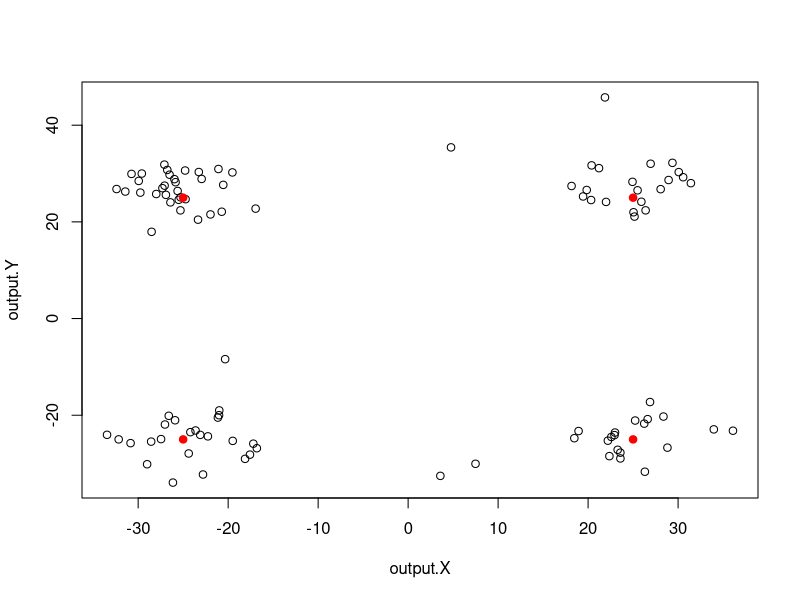
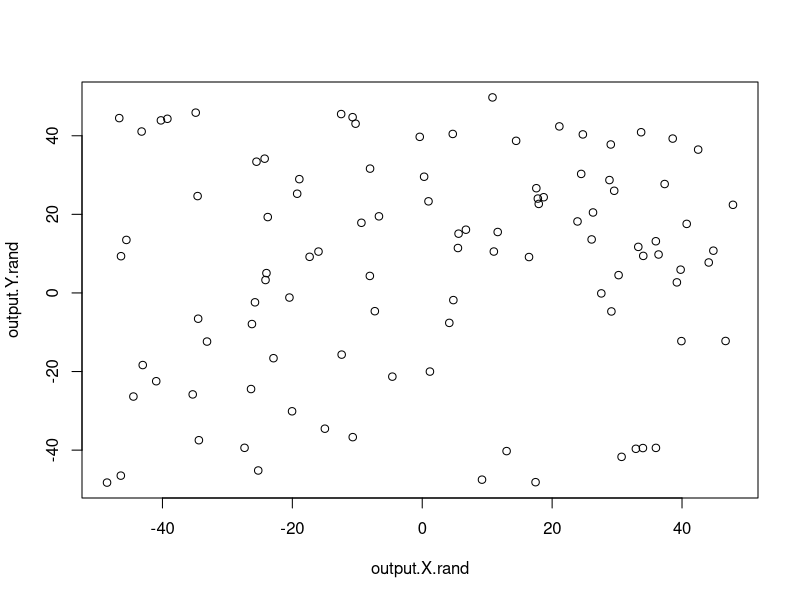
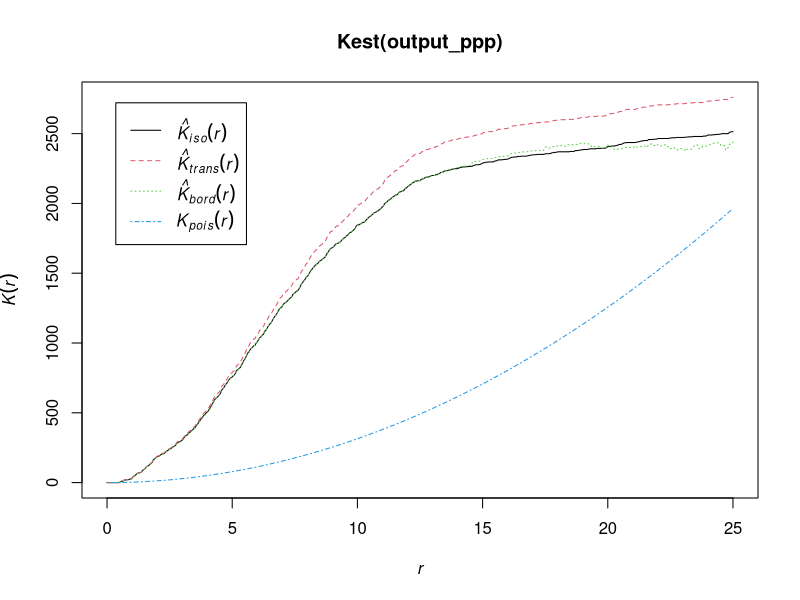
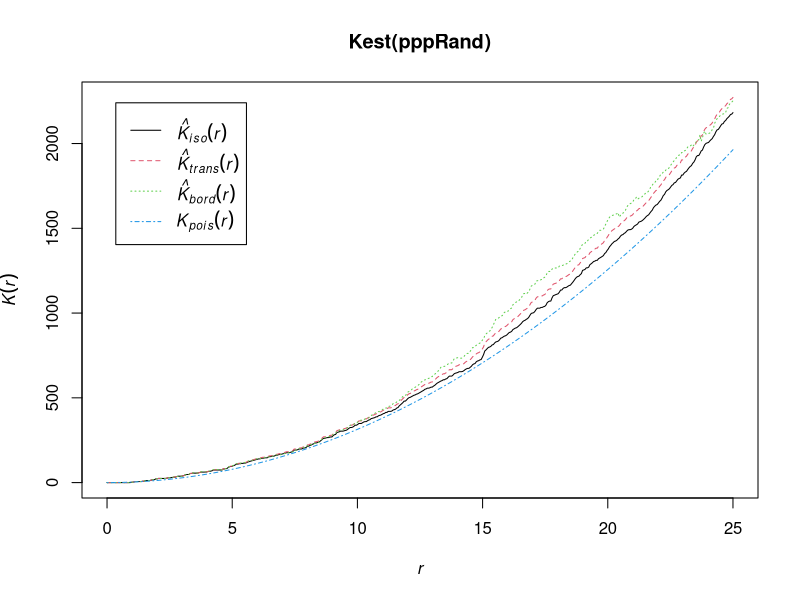
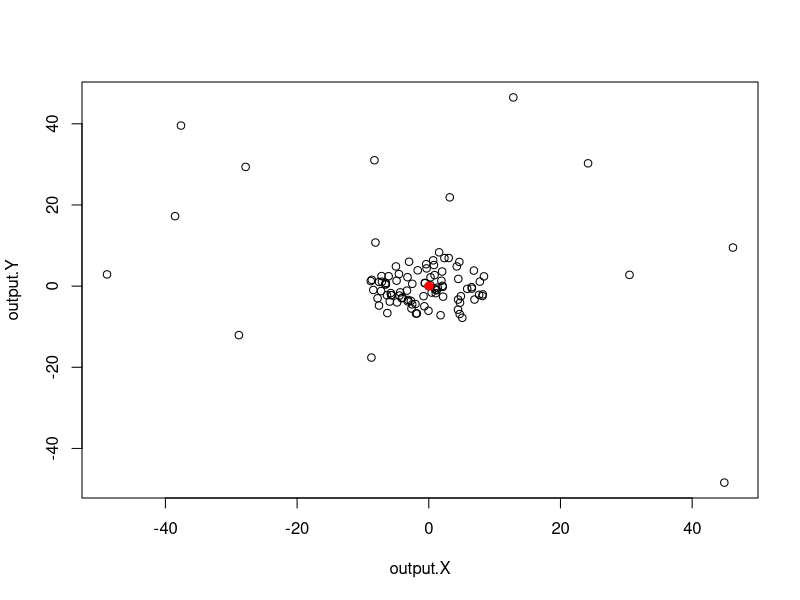
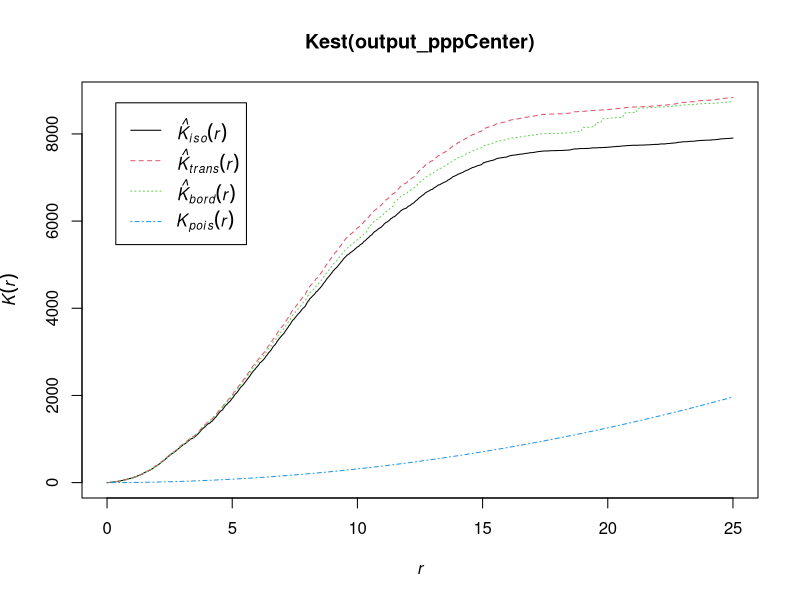

The R source for these figures, in order:
#Generate clustered spatial point process

library(spatstat)

## Generate Date ##==========================================
#define variables
#variables that control the size and strength of clusters
val.at.center=1
effect.range=10 
background=0.001

#variables that control the number of points and spatial dimensions
Pointnum=100
Xmin=-50
Xmax=50
Ymin=-50
Ymax=50

#define the center locations and set up the distance vector
centers=matrix(data=c(-25,-25,25,25,-25,25,-25,25),nrow=4,ncol=2)
dist=matrix(nrow=4,ncol=1)

# can also change centers to influence the ripley's K plot


#define outputs
output.X=matrix(nrow = Pointnum, ncol = 1)
output.Y=matrix(nrow = Pointnum, ncol = 1)

#precalcs - calculate the slope of the clustering effect
slope=(val.at.center-background)/effect.range

#set a counter
outcounter=0

#main for loop
for (i in 1:100000){
  #generate a random candidate point
  x.candidate=runif(1, min=Xmin, max=Xmax)
  y.candidate=runif(1, min=Ymin, max=Ymax)
  
  #calculate the distance between the candidate point and the nearest cluster center
  for (j in 1:4){
  dist[j]=sqrt((x.candidate-centers[j,1])^2+(y.candidate-centers[j,2])^2)
  }
  min.dist=min(dist)
  
  #calculate the probability of retaining the candidate point
  if(min.dist<effect.range){
    prob=val.at.center-slope*min.dist
  }
  else
    prob=background
    
  #roll the dice to see if you keep the candidate point
  testval=runif(1,min=0,max=1)  
  if (testval<prob){
    outcounter=outcounter+1
    keep=1
    output.X[outcounter]=x.candidate
    output.Y[outcounter]=y.candidate
  }

  #if you've reached your target number of points, break from the for loop
  if(outcounter==Pointnum){
    break
  }
}

#plot the points and the cluster centers
plot(output.X,output.Y)
points(centers,type="p", col="red", pch=21, bg="red")

#create a point pattern object for analysis using the spatstat library
output_ppp = ppp(output.X, output.Y, c(Xmin,Xmax), c(Ymin,Ymax))

##### Question 1.3 ##### Randomly generate data #=============================

output.X.rand = runif(100, Xmin, Xmax)
output.Y.rand = runif(100, Ymin, Ymax)

plot(output.X.rand,output.Y.rand)

##### Question 2 ##### #==========================================

# create a ppp object for the random data

pppRand  = ppp(output.X.rand, output.Y.rand, c(Xmin,Xmax), c(Ymin,Ymax))

quadrat.test(output_ppp)
quadrat.test(pppRand)

# Question 3 #### #========================================
# calculate and plot Ripley's K


randEnv = envelope(pppRand)

plot(Kest(output_ppp))
plot(Kest(pppRand))

# Question 4 ####=============================================

#### Running with center at 0, 0

centers=matrix(data=c(0,0,0,0,0,0,0,0),nrow=4,ncol=2)


dist=matrix(nrow=4,ncol=1)

centers=matrix(data=c(0,0,0,0,0,0,0,0),nrow=4,ncol=2)

# can also change centers to influence the ripley's K plot


#define outputs
output.X=matrix(nrow = Pointnum, ncol = 1)
output.Y=matrix(nrow = Pointnum, ncol = 1)

#precalcs - calculate the slope of the clustering effect
slope=(val.at.center-background)/effect.range

#set a counter
outcounter=0

#main for loop
for (i in 1:100000){
  #generate a random candidate point
  x.candidate=runif(1, min=Xmin, max=Xmax)
  y.candidate=runif(1, min=Ymin, max=Ymax)
  
  #calculate the distance between the candidate point and the nearest cluster center
  for (j in 1:4){
    dist[j]=sqrt((x.candidate-centers[j,1])^2+(y.candidate-centers[j,2])^2)
  }
  min.dist=min(dist)
  
  #calculate the probability of retaining the candidate point
  if(min.dist<effect.range){
    prob=val.at.center-slope*min.dist
  }
  else
    prob=background
  
  #roll the dice to see if you keep the candidate point
  testval=runif(1,min=0,max=1)  
  if (testval<prob){
    outcounter=outcounter+1
    keep=1
    output.X[outcounter]=x.candidate
    output.Y[outcounter]=y.candidate
  }
  
  #if you've reached your target number of points, break from the for loop
  if(outcounter==Pointnum){
    break
  }
}

#plot the points and the cluster centers
plot(output.X,output.Y)
points(centers,type="p", col="red", pch=21, bg="red")

#create a point pattern object for analysis using the spatstat library
output_pppCenter = ppp(output.X, output.Y, c(Xmin,Xmax), c(Ymin,Ymax))

# calculate and plot Ripley's K
plot(Kest(output_pppCenter))
